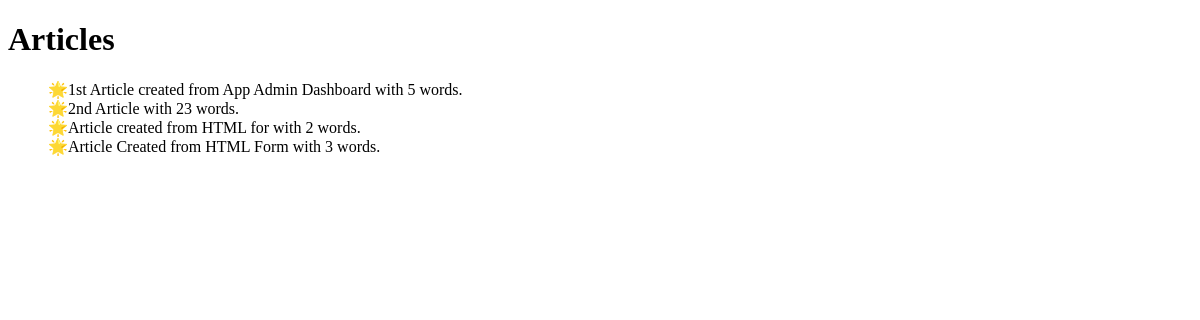
Before: / with the older database file.
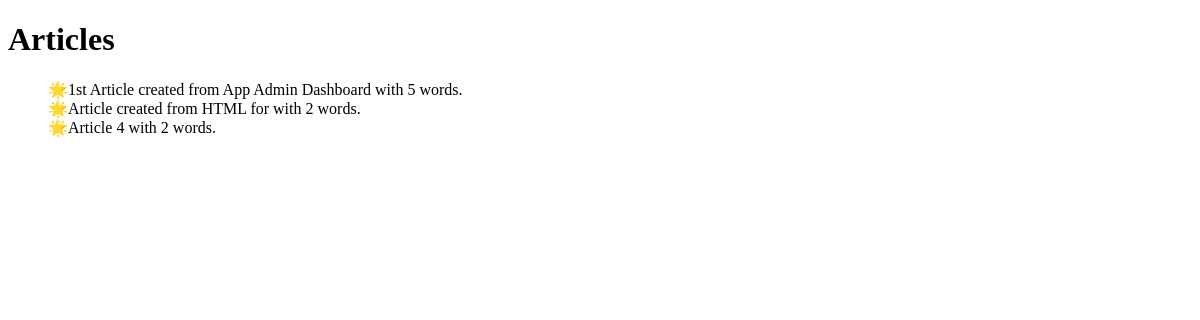
After: the same page with the newer database file.
### app/models.py (models this page shows)
class Article(models.Model):
    title = models.CharField(max_length=100)
    content = models.TextField(blank=True, default="")
    wordCount = models.IntegerField()
    twitterPost = models.TextField(blank=True, default="")
    status = models.CharField(
        max_length=20,
        choices=ARTICLE_STATUS,
        default='draft',
    )
    createdAt = models.DateTimeField(auto_now_add=True)
    updatedAt = models.DateTimeField(auto_now=True)

### app/views.py (the view)
# urls.py: path("", ArticleListView.as_view(), name = 'home'),
class ArticleListView(ListView):
    template_name = 'app/home.html'
    model = Article
    context_object_name = "articles"

### templates/app/home.html (shortened to what this page needs)
<!doctype html>
<html lang="en">
  <head>
  </head>
  <body>
    <h1>Articles</h1>
    <ul style="list-style-type: none">
      {% for article in articles %}
      <li>🌟{{ article.title }} with {{ article.wordCount }} words.</li>
      {% endfor %}
    </ul>
  </body>
</html>

Changed rows visible on the page:
removed Article: title "2nd Article", wordCount "23"
removed Article: title "Article Created from HTML Form", wordCount "3"
added Article: title "Article 4", wordCount "2"
